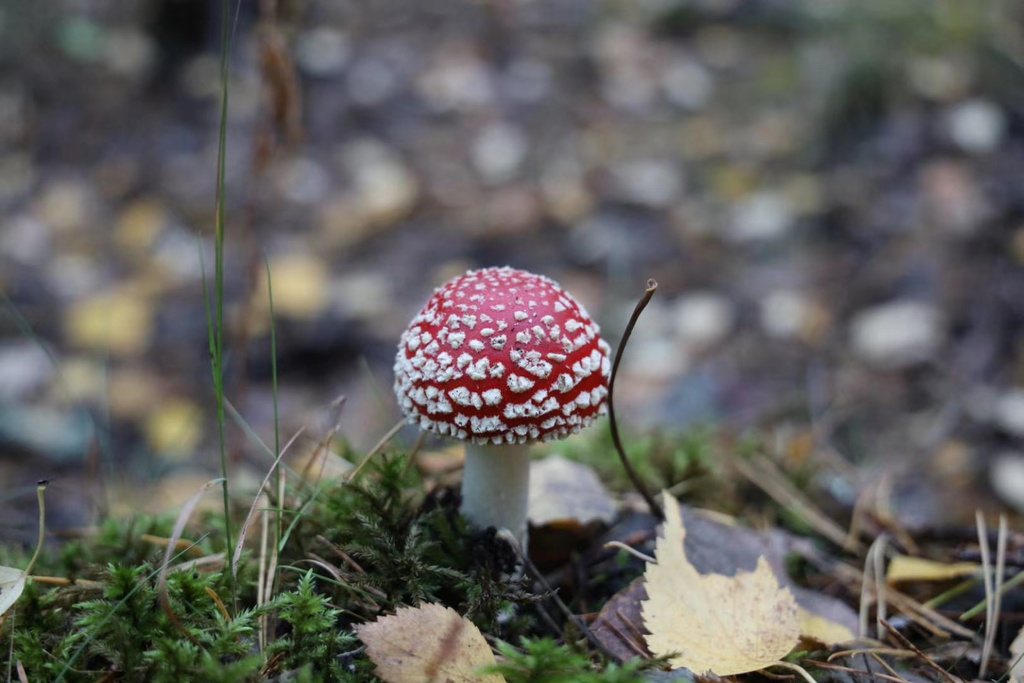
#> input picture data/Manual_annotation/Amanita_muscaria_10.jpg, 1024 x 683 px
$ python -i visual_trait_extractor.py   (imports and definitions only)
#> lines starting #> are read from the running program, lines starting #| are printed output that depends on the picture; after the words box and inside, x2 and y2 are one past the last pixel; in counts of white or black regions, pixels touching at a corner belong together
#> further down, picture is the input picture: shape (683, 1024, 3); mean B, G, R 92.7, 95.2, 96.9
"""
Visual Trait Extractor — Step 1 of the mushroom identification pipeline.

Analyses a raw image (optionally constrained by segmentation part masks) using
classical computer vision to produce a structured dictionary of visible
traits.  The extractor is intentionally **pure**: it describes what it sees
(colour, shape, texture, brightness) but never attempts to identify the
species.  Species classification is left to downstream components (CNN hint,
trait-database comparator, key-tree traversal, LLM, and final aggregator).

If a trained CNN is available, its top-k output is returned as an optional
``ml_prediction`` hint, but this is produced by the CNN model — not by the
trait extractor itself.
"""

from __future__ import annotations

import logging
from typing import Any, Dict, List, Optional, Tuple

import cv2
import numpy as np
from PIL import Image
from sklearn.cluster import KMeans

logger = logging.getLogger(__name__)

# ---------------------------------------------------------------------------
# Colour vocabulary
# ---------------------------------------------------------------------------

# (name, hue_min, hue_max, sat_min, val_min) — OpenCV H is 0-179
_COLOUR_RULES: List[Tuple[str, int, int, int, int]] = [
    ("red",          0,  10, 80, 60),
    ("red",        160, 179, 80, 60),   # wraps around 180
    ("orange",      10,  25, 80, 80),
    ("yellow",      25,  35, 70, 80),
    ("orange-yellow", 15, 35, 70, 80),  # broad band used for scoring
    ("yellow-green", 35,  70, 60, 60),
    ("green",        70,  85, 60, 50),
    ("olive-brown",  10,  30, 40, 40),
    ("brown",        10,  25, 40, 30),
    ("tan",          15,  30, 25, 90),
    ("white",         0, 179,  0, 200),
    ("grey",          0, 179,  0, 80),
    ("black",         0, 179,  0, 30),
]


# ---------------------------------------------------------------------------
# Helpers
# ---------------------------------------------------------------------------

# [210 lines left out: functions _dominant_hsv, _hsv_to_name, _bgr_pixels_to_hsv, _sample_pixels_masked, _contour_metrics, _classify_cap_shape and 4 more, not called in this run]


def analyse_shape(bgr: np.ndarray) -> Dict[str, Any]:
    """
    Estimate cap shape from the image contour.
    """
    gray = cv2.cvtColor(bgr, cv2.COLOR_BGR2GRAY)
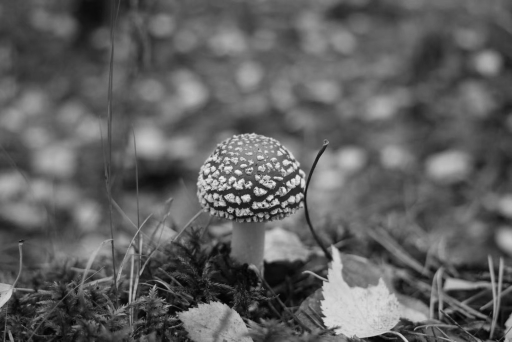
#> gray: shape (683, 1024) (shown at 1/2 size); min 0, max 247, mean 95.5
    blurred = cv2.GaussianBlur(gray, (7, 7), 0)
    _, thresh = cv2.threshold(blurred, 0, 255, cv2.THRESH_BINARY + cv2.THRESH_OTSU)
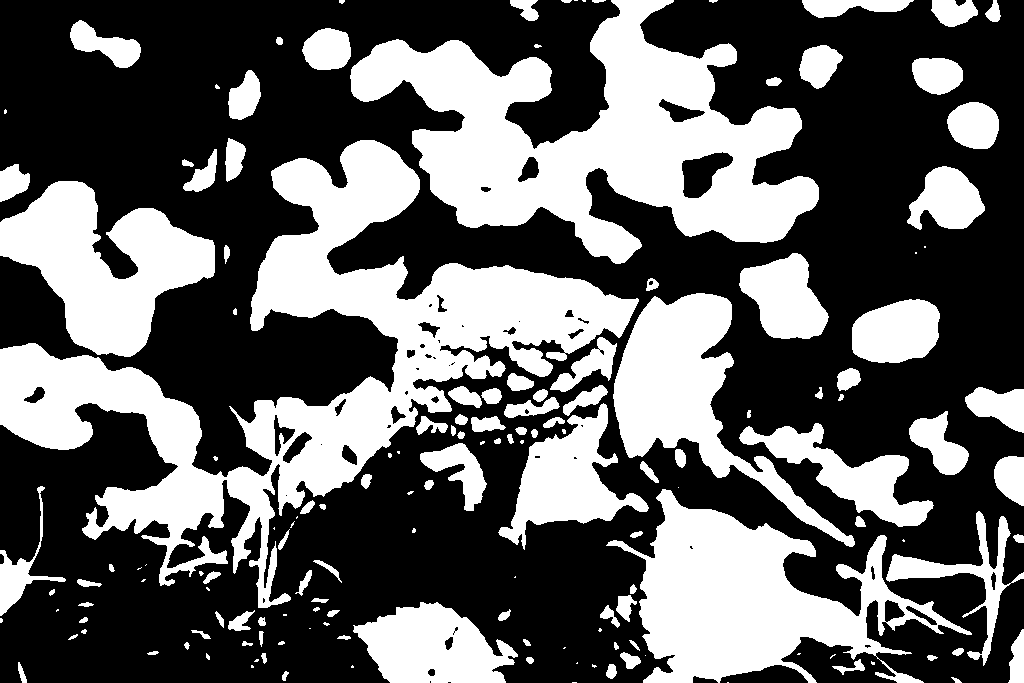
#> thresh: shape (683, 1024); 38.6% white; 157 white regions (46 under 20 px)

    contours, _ = cv2.findContours(thresh, cv2.RETR_EXTERNAL, cv2.CHAIN_APPROX_SIMPLE)
#> contours = 157 contours, 58 with area under 20; largest, box (x1, y1, x2, y2) and area: (0, 140, 639, 608) 73549, (350, 0, 819, 264) 56420, (606, 489, 972, 683) 29710, (0, 181, 215, 357) 19326, (613, 293, 855, 547) 17091
    if not contours:
        return {"cap_shape": "unknown", "aspect_ratio": 1.0, "circularity": 0.5}

    largest = max(contours, key=cv2.contourArea)
#> largest = contour of 2264 points, box (x1, y1, x2, y2) (0, 140, 639, 608), area 73549
    area = cv2.contourArea(largest)
#> area = 73549
    perimeter = cv2.arcLength(largest, True)
#> perimeter = 5158.2
    x, y, w, h = cv2.boundingRect(largest)
#> x = 0; y = 140; w = 639; h = 468

    aspect_ratio = w / max(h, 1)
#> aspect_ratio = 1.37
    circularity = (4 * np.pi * area / (perimeter ** 2)) if perimeter > 0 else 0.0
#> circularity = 0.0347

    if circularity > 0.80 and 0.8 < aspect_ratio < 1.3:
        cap_shape = "convex"
    elif aspect_ratio > 1.6 and circularity < 0.6:
        cap_shape = "flat"
    elif aspect_ratio < 0.7:
        cap_shape = "bell-shaped"
    elif circularity < 0.45:
        cap_shape = "wavy"
    elif 0.5 < aspect_ratio < 1.0 and circularity < 0.65:
        cap_shape = "funnel-shaped"
    else:
        cap_shape = "convex"

    return {"cap_shape": cap_shape, "aspect_ratio": round(float(aspect_ratio), 2), "circularity": round(float(circularity), 2)}


# [53 lines left out: functions analyse_texture, analyse_brightness, analyse_colours_masked, not called in this run]


def analyse_texture_masked(bgr: np.ndarray, mask: np.ndarray) -> Dict[str, Any]:
    """Fixed texture analysis with mask-area denominator."""
    return _compute_texture_metrics(bgr, mask)


# [404 lines left out: functions analyse_brightness_masked, analyse_shape_masked, analyse_cap_traits, analyse_stem_traits, analyse_underside_traits, analyse_puffball_traits and 5 more, not called in this run]

>>> import cv2
>>> picture = cv2.imread('../data/Manual_annotation/Amanita_muscaria_10.jpg')
>>> result = analyse_shape(picture)
#> result = {'cap_shape': 'wavy', 'aspect_ratio': 1.37, 'circularity': 0.03}

$ run again, on data/Manual_annotation/Amanita_muscaria_13.jpg
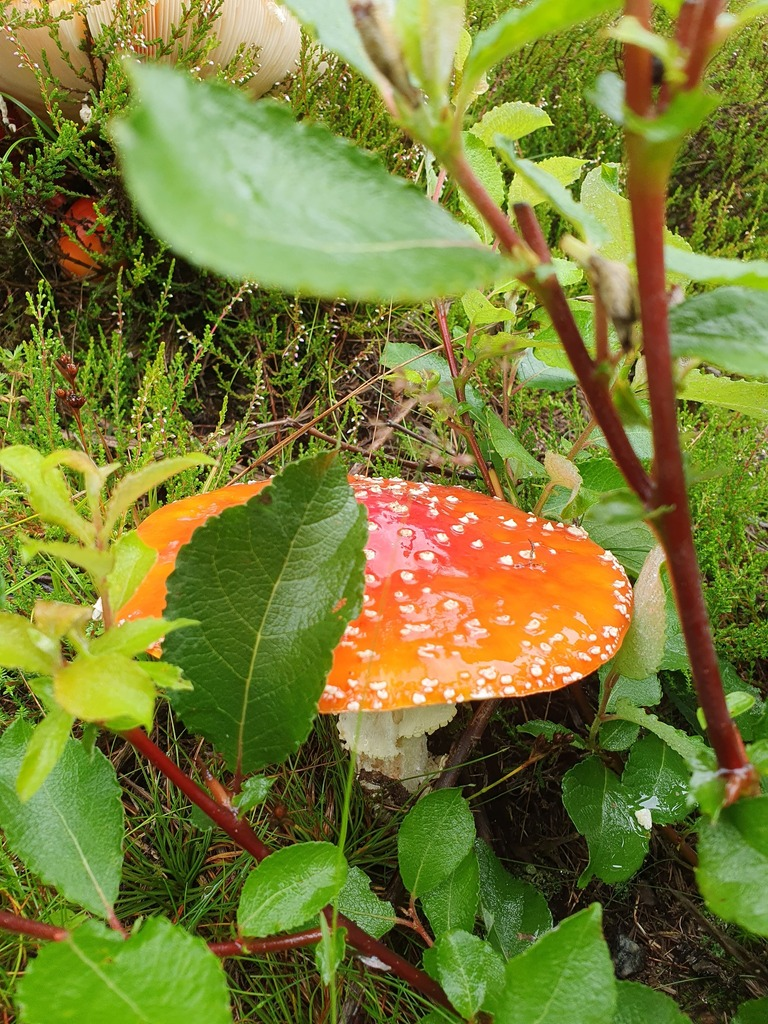
#> input picture data/Manual_annotation/Amanita_muscaria_13.jpg, 768 x 1024 px
#> picture is the input picture: shape (1024, 768, 3); mean B, G, R 54, 123.9, 119.8
#> in analyse_shape, `gray = cv2.cvtColor(bgr, cv2.COLOR_BGR2GRAY)`:
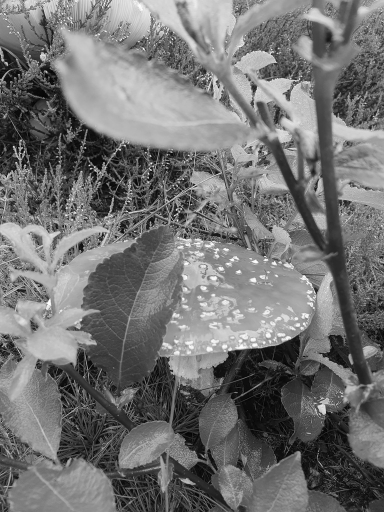
#> gray: shape (1024, 768) (shown at 1/2 size); min 0, max 255, mean 114.7
#> in analyse_shape, `_, thresh = cv2.threshold(blurred, 0, 255, cv2.THRESH_BINARY + cv2.THR..`:
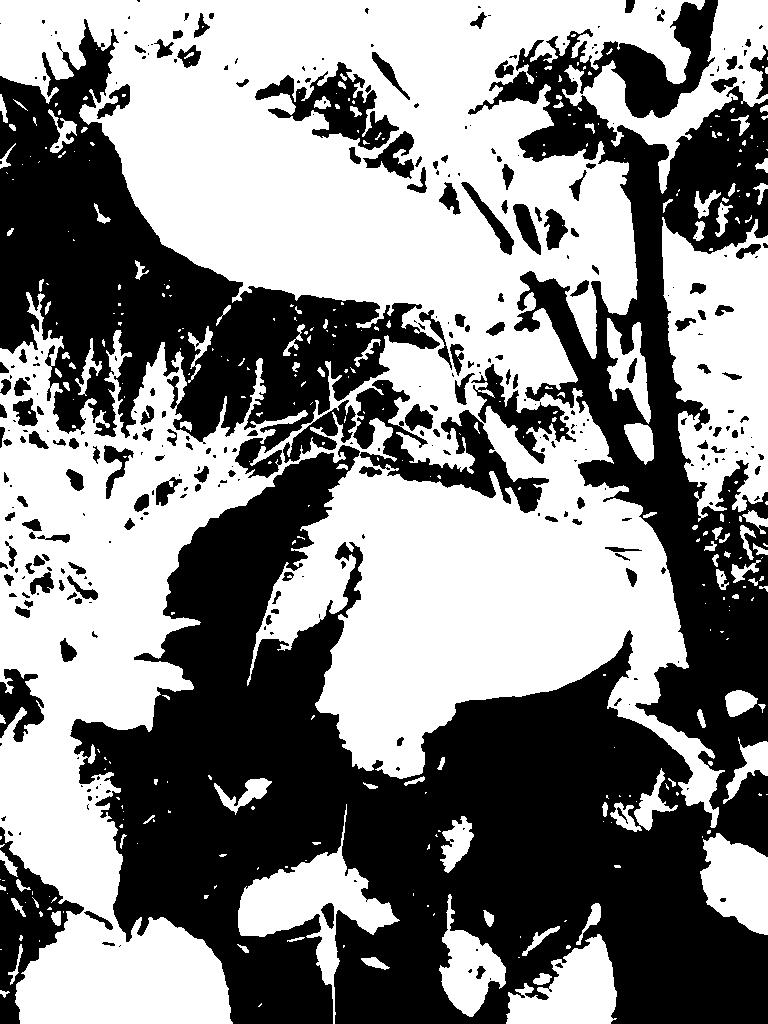
#> thresh: shape (1024, 768); 52.6% white; 349 black regions (191 under 20 px)
#> contours = 307 contours, 227 with area under 20; largest, box (x1, y1, x2, y2) and area: (0, 0, 725, 1024) 368134, (662, 217, 768, 522) 22788, (562, 0, 768, 194) 10188, (238, 804, 400, 1024) 8873, (506, 934, 617, 1024) 5754
#> largest = contour of 5502 points, box (x1, y1, x2, y2) (0, 0, 725, 1024), area 368134
#> area = 368133.5
#> perimeter = 12868.2
#> x = 0; w = 725; h = 1024
#> aspect_ratio = 0.708
#> circularity = 0.0279
#> result = {'cap_shape': 'wavy', 'aspect_ratio': 0.71, 'circularity': 0.03}

$ run again, on data/Manual_annotation/Amanita_muscaria_18.jpg
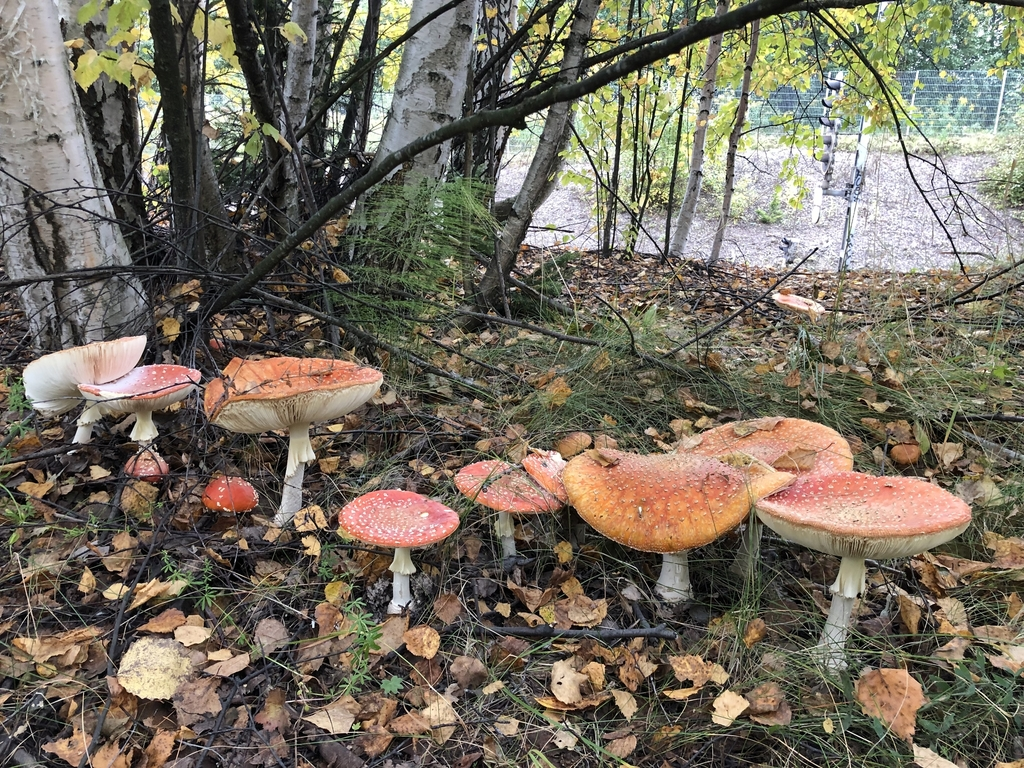
#> input picture data/Manual_annotation/Amanita_muscaria_18.jpg, 1024 x 768 px
#> picture is the input picture: shape (768, 1024, 3); mean B, G, R 94.4, 108.5, 115.8
#> in analyse_shape, `blurred = cv2.GaussianBlur(gray, (7, 7), 0)`:
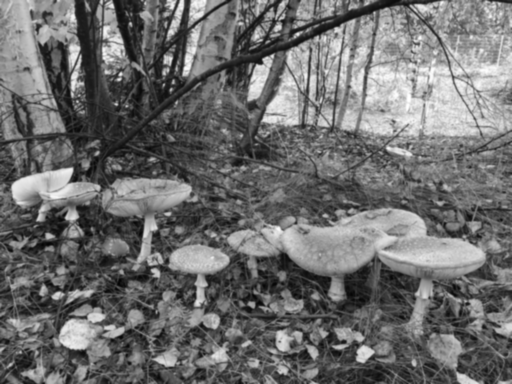
#> blurred: shape (768, 1024) (shown at 1/2 size); min 3, max 255, mean 109.1
#> in analyse_shape, `_, thresh = cv2.threshold(blurred, 0, 255, cv2.THRESH_BINARY + cv2.THR..`:
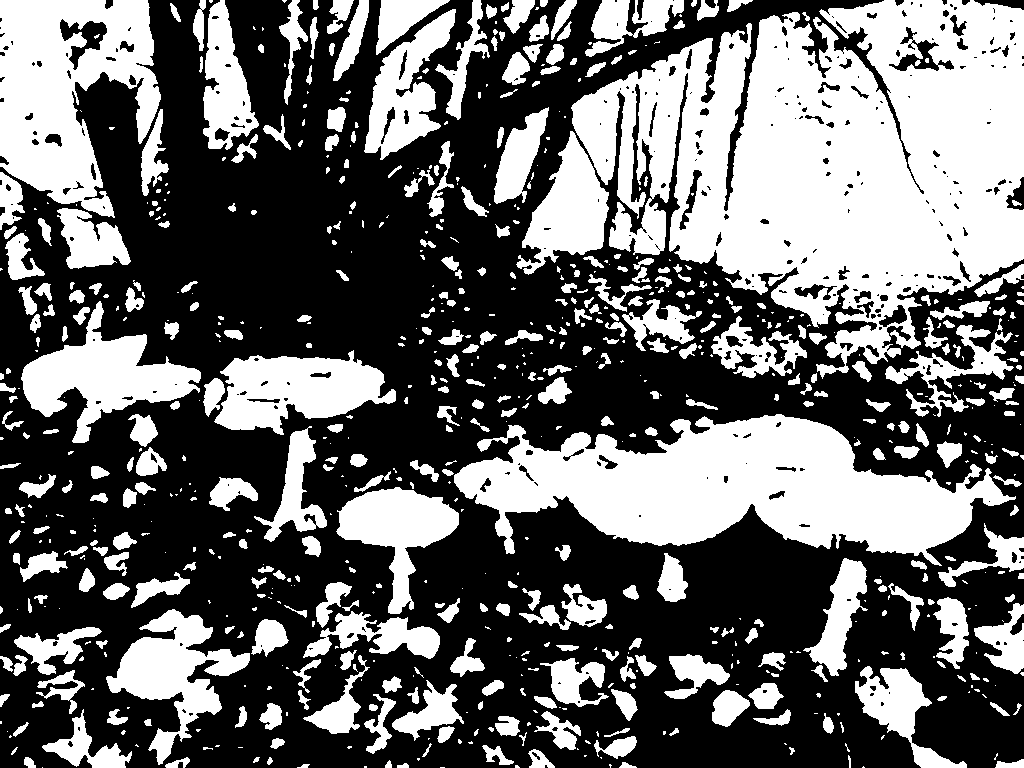
#> thresh: shape (768, 1024); 40.9% white; 774 white regions (363 under 20 px)
#> contours = 770 contours, 431 with area under 20; largest, box (x1, y1, x2, y2) and area: (571, 0, 1024, 379) 104232, (454, 414, 1016, 566) 44258, (0, 0, 161, 218) 22740, (21, 301, 201, 443) 9570, (214, 350, 396, 435) 9100
#> largest = contour of 2247 points, box (x1, y1, x2, y2) (571, 0, 1024, 379), area 104232
#> area = 104232
#> perimeter = 5272.9
#> x = 571; y = 0; w = 453; h = 379
#> aspect_ratio = 1.2
#> circularity = 0.0471
#> result = {'cap_shape': 'wavy', 'aspect_ratio': 1.2, 'circularity': 0.05}
